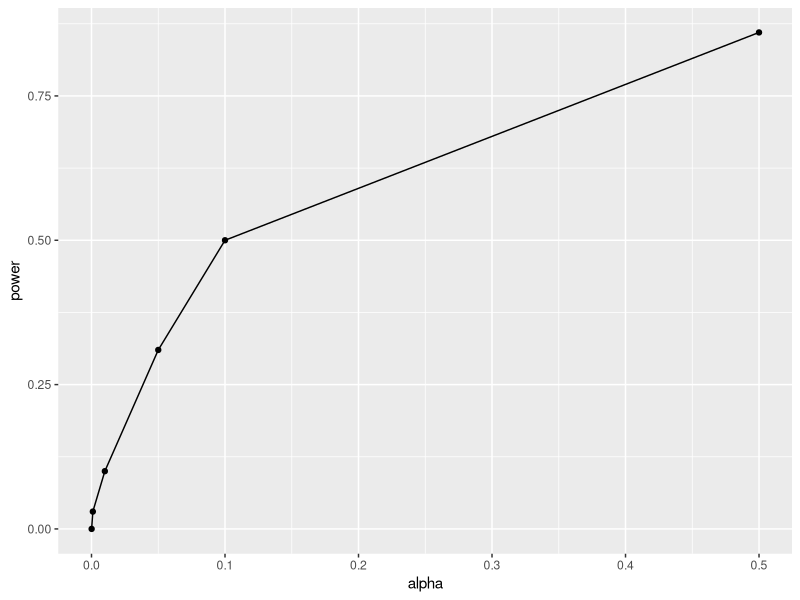
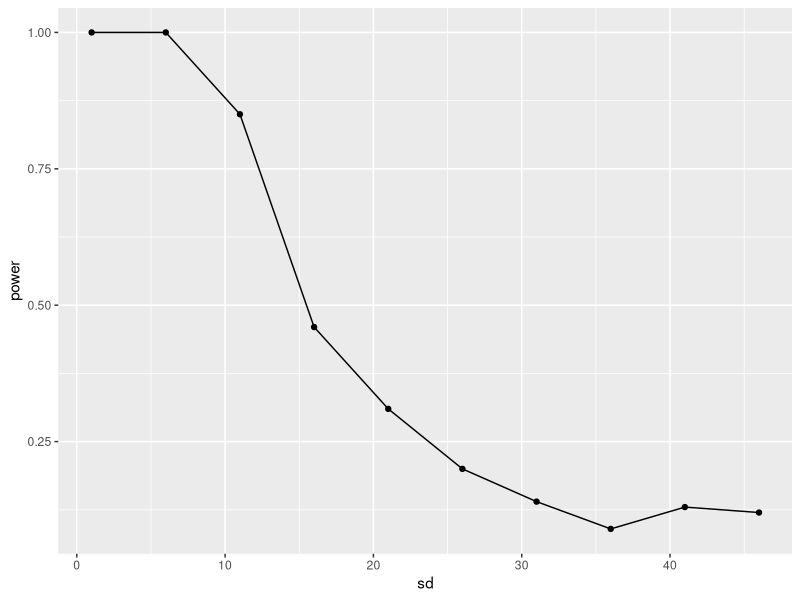

Recreate these plots in R, in order.
## ---- chunk 1
knitr::opts_chunk$set(message=FALSE,warning=FALSE, cache=TRUE)
## ---- chunk 2
power_vs_alpha_size <- c()
alphas <- c(0.5,0.1,0.05,0.01,0.001,0.0001)


for (alpha_ind in 1:length(alphas)) {
  this_alpha <- alphas[alpha_ind]
  sample_size <- 20
  pop_mean <- 70
  pop_sd <- 20
  effect_size <- 10
  n_runs <- 100
  significance <- c()
  for (run in 1:n_runs) {
    grp_experimental <- rnorm(n=sample_size, mean=pop_mean+effect_size, sd=pop_sd)
    grp_control <- rnorm(n=sample_size, mean=pop_mean, sd=pop_sd)
    pvalue <- t.test(x=grp_experimental, y=grp_control)$p.value
    significance[run] <- pvalue 
  }
power_vs_alpha_size[alpha_ind] <- mean(significance < this_alpha)
}

library(ggplot2)
my_df <- data.frame(alpha=alphas, power=power_vs_alpha_size)

ggplot(my_df, aes(x=alpha, y=power))+
  geom_line()+
  geom_point()

## ---- chunk 3
power_vs_sd_size <- c()
pop_sd <- seq(1,50,5)

for (sd_size_ind in 1:length(pop_sd)) {
  this_sd_size <- pop_sd[sd_size_ind]
  sample_size <- 20
  pop_mean <- 70
  effect_size <- 10
  alpha <- 0.05
  n_runs <- 100
  significance <- c()
  for (run in 1:n_runs) {
    grp_experimental <- rnorm(n=sample_size, mean=pop_mean+effect_size, sd=this_sd_size)
    grp_control <- rnorm(n=sample_size, mean=pop_mean, sd=this_sd_size)
    pvalue <- t.test(x=grp_experimental, y=grp_control)$p.value
    significance[run] <- pvalue 
  }
power_vs_sd_size[sd_size_ind] <- mean(significance < alpha)
}

library(ggplot2)
my_df <- data.frame(sd=pop_sd, power=power_vs_sd_size)

ggplot(my_df, aes(x=sd, y=power))+
  geom_line()+
  geom_point()

